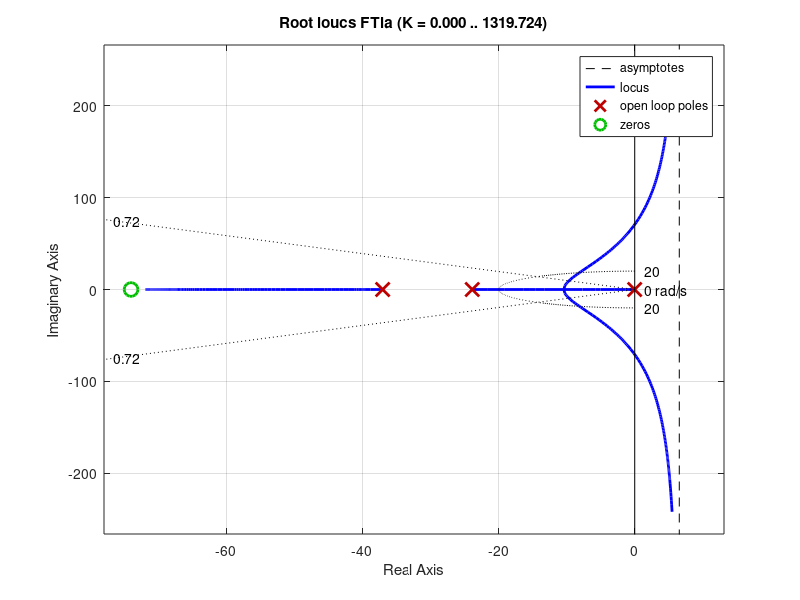

Here is the MATLAB script that generated this plot:
pkg load control
clc; clear all; close all;

s = tf('s');
G = (43*s+3182)/(s^3+81*s^2+2108*s+17766)
psita = sqrt((log(0.04)^2/(pi^2+log(0.04)^2)))
%Parte 2
Ti = -1/max(pole(G))
PI = (s+(1/Ti))/s
FTla = minreal(PI*G)
rlocus(FTla)
sgrid(psita, [20])
s2 = -9.63+9.4i
invk2 = abs((43*s2+3182)/(s2^3+81*s2^2+2108*s2+17766));
kp2 = 1/invk2
FTlc2 = minreal(feedback(FTla*kp2, 1))
%step(FTlc2)
